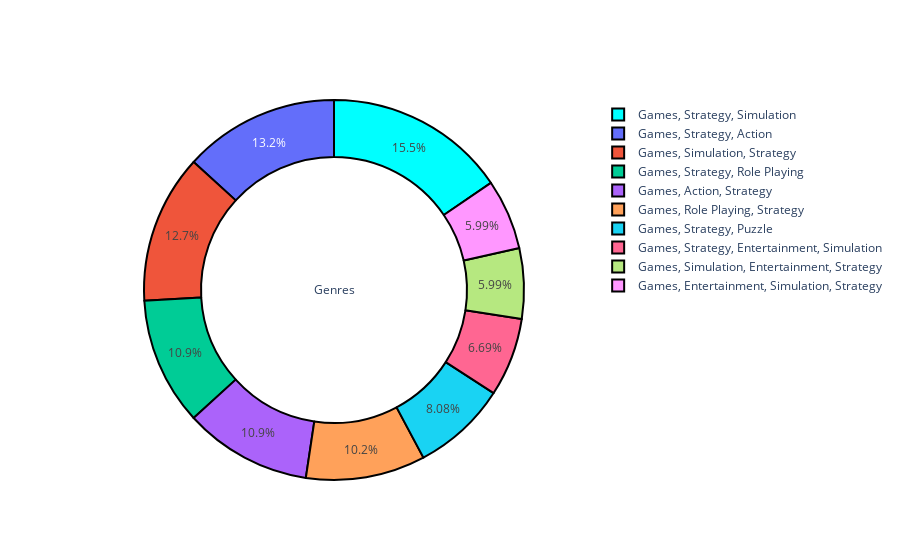

The notebook cell saved with this chart:
### Markdown cell above
## Using Pie chart we display different Genres

### Code cell
# A Function To Plot Pie Plot using Plotly

def pie_plot(cnt_srs, colors, title):
    labels=cnt_srs.index
    values=cnt_srs.values
    trace = go.Pie(labels=labels, 
                   values=values, 
                   title=title, 
                   hoverinfo='percent+value', 
                   textinfo='percent',
                   textposition='inside',
                   hole=0.7,
                   showlegend=True,
                   marker=dict(colors=colors,
                               line=dict(color='#000000',
                                         width=2),
                              )
                  )
    return trace

py.iplot([pie_plot(df['Genres'].value_counts().sort_values(ascending=False).head(10), ['cyan'], 'Genres')])

### Figure 1 — Plotly figure (JSON) as saved in the notebook; plotly's stock layout.template omitted (floating-point values rounded to 4 significant figures)
{"data": [{"hole": 0.7, "hoverinfo": "percent+value", "labels": ["Games, Strategy, Simulation", "Games, Strategy, Action", "Games, Simulation, Strategy", "Games, Strategy, Role Playing", "Games, Action, Strategy", "Games, Role Playing, Strategy", "Games, Strategy, Puzzle", "Games, Strategy, Entertainment, Simulation", "Games, Simulation, Entertainment, Strategy", "Games, Entertainment, Simulation, Strategy"], "marker": {"colors": ["cyan"], "line": {"color": "#000000", "width": 2}}, "showlegend": true, "textinfo": "percent", "textposition": "inside", "title": {"text": "Genres"}, "type": "pie", "values": [111, 95, 91, 78, 78, 73, 58, 48, 43, 43]}], "layout": {}}
